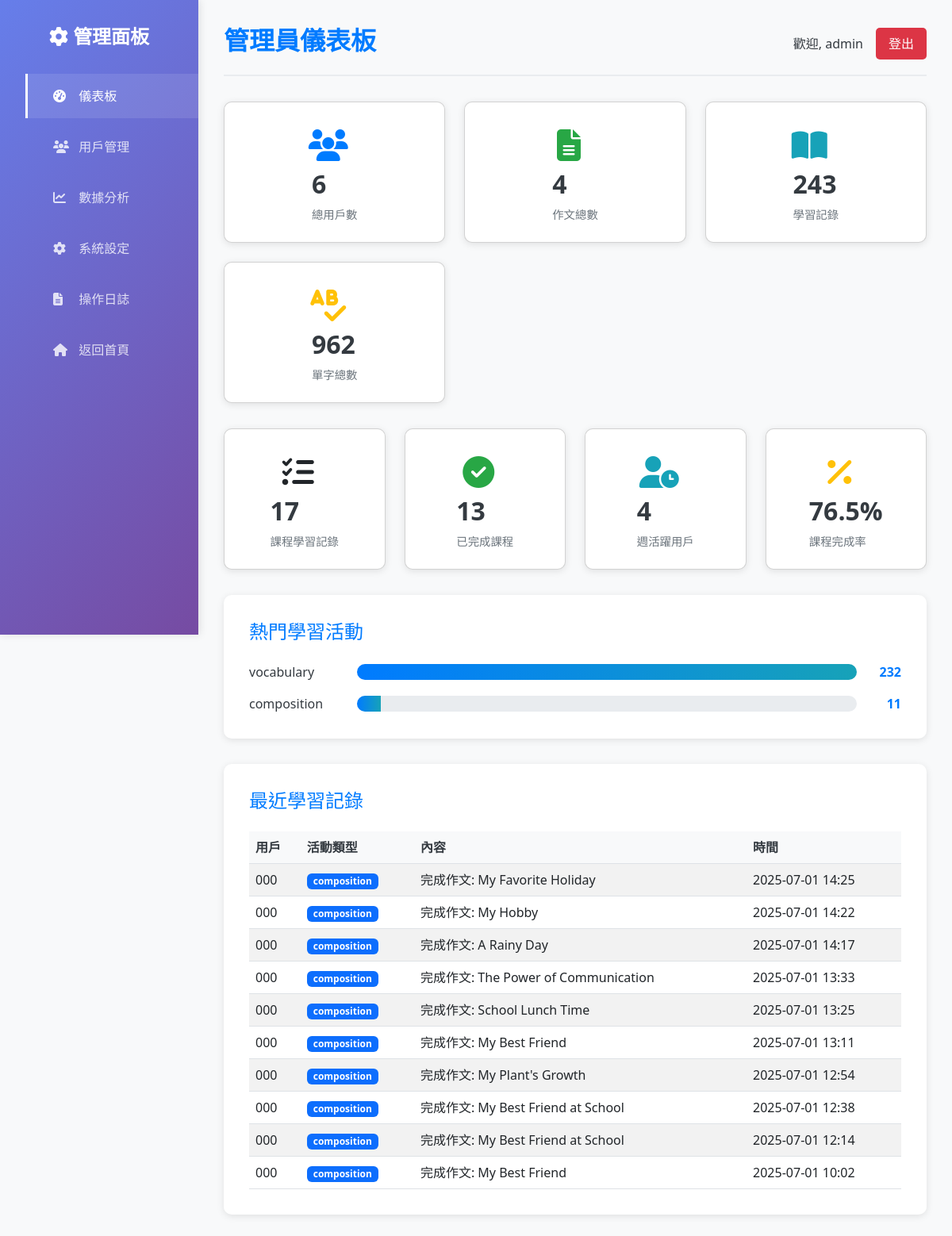
The app's page /admin/dashboard (signed in), older data.
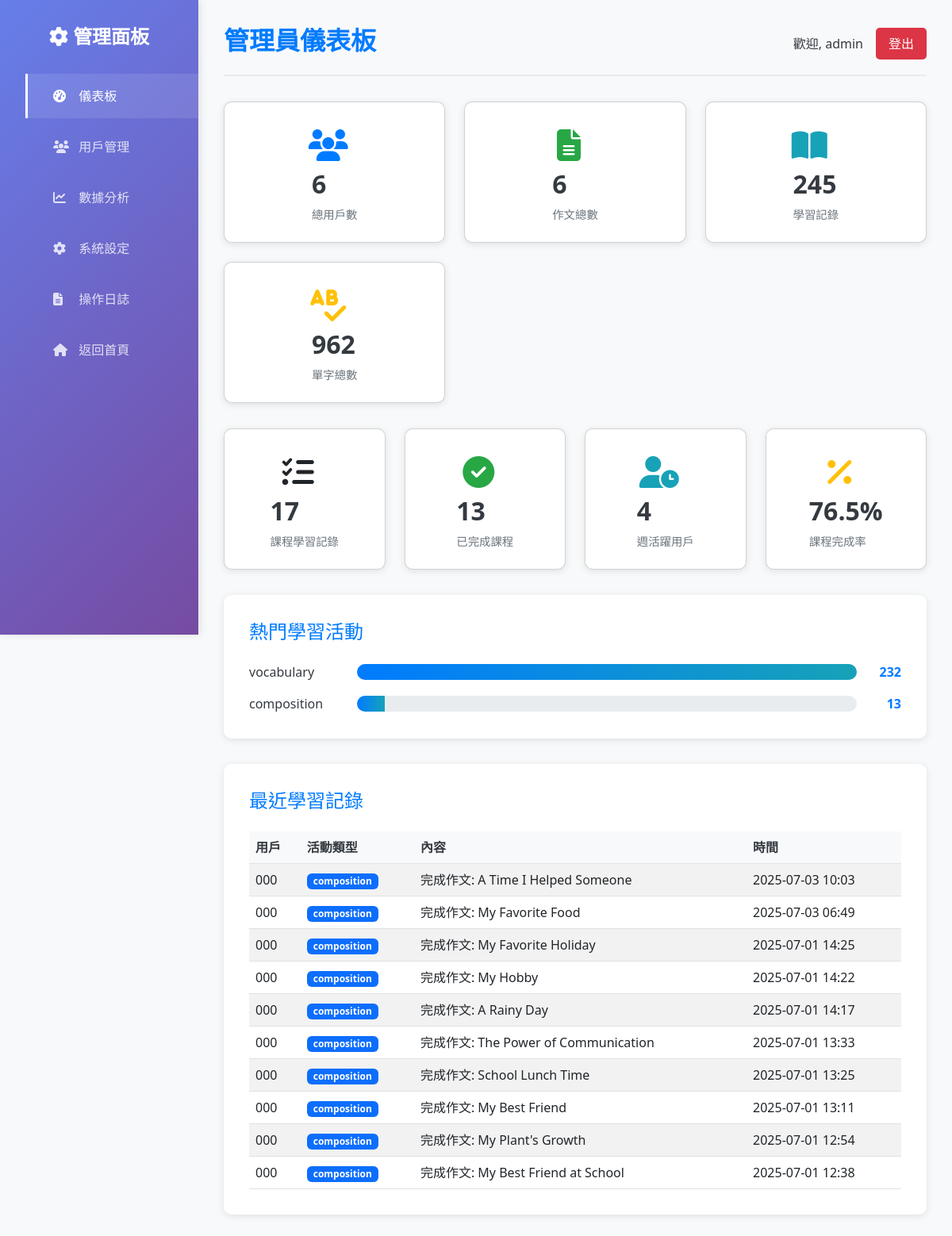
The same page, newer data.
### models.py (models this page shows, shortened)
class LearningRecord(db.Model):
    __tablename__ = 'learning_records'
    id = db.Column(db.Integer, primary_key=True)
    user_id = db.Column(db.Integer, db.ForeignKey('users.id'), nullable=False)
    activity_type = db.Column(db.String(50), nullable=False) # e.g., 'translation', 'composition', 'vocabulary'
    content = db.Column(db.Text, nullable=False)
    timestamp = db.Column(db.DateTime, default=datetime.utcnow)
    user = db.relationship('User', backref=db.backref('learning_records', lazy=True))

class User(db.Model, UserMixin):
    __tablename__ = 'users'
    id = db.Column(db.Integer, primary_key=True)
    username = db.Column(db.String(80), unique=True, nullable=False)
    email = db.Column(db.String(120), unique=True, nullable=False)
    password_hash = db.Column(db.String(256), nullable=False)
    role = db.Column(db.String(20), nullable=False, default='user') # 'user' or 'admin'
    created_at = db.Column(db.DateTime, default=datetime.utcnow)

### admin.py (the view)
@admin_bp.route('/dashboard')
@admin_required
def dashboard():
    total_users = User.query.count()
    total_compositions = Composition.query.count()
    total_learning_records = LearningRecord.query.count()
    total_vocabulary = Vocabulary.query.count()
    total_lesson_progress = LessonProgress.query.count()
    completed_lessons = LessonProgress.query.filter_by(is_completed=True).count()
    week_ago = datetime.utcnow() - timedelta(days=7)
    active_users_week = User.query.join(LearningRecord).filter(
        LearningRecord.timestamp >= week_ago
    ).distinct().count()
    popular_activities = db.session.query(
        LearningRecord.activity_type,
        func.count(LearningRecord.id).label('count')
    ).group_by(LearningRecord.activity_type).order_by(
        func.count(LearningRecord.id).desc()
    ).limit(5).all()
    recent_records = LearningRecord.query.order_by(
        LearningRecord.timestamp.desc()
    ).limit(10).all()
    stats = {
        'total_users': total_users,
        'total_compositions': total_compositions,
        'total_learning_records': total_learning_records,
        'total_vocabulary': total_vocabulary,
        'total_lesson_progress': total_lesson_progress,
        'completed_lessons': completed_lessons,
        'active_users_week': active_users_week,
        'popular_activities': popular_activities,
        'recent_records': recent_records
    }
    log_admin_action("Viewed admin dashboard")
    return render_template('admin_dashboard.html', stats=stats)

### admin.py (called while the page is built)
def admin_required(f):
    @wraps(f)
    @login_required
    def decorated_function(*args, **kwargs):
        if current_user.role != 'admin':
            abort(403)
        return f(*args, **kwargs)
    return decorated_function

def log_admin_action(action):
    admin_log = AdminLog(
        admin_id=current_user.id,
        action=action,
        timestamp=datetime.utcnow()
    )
    db.session.add(admin_log)
    db.session.commit()

### app.py (called while the page is built)
@login_manager.user_loader
def load_user(user_id):
    return db.session.get(User, int(user_id))

### templates/admin_dashboard.html (shortened to what the changed rows need)
<!DOCTYPE html>
<html lang="zh-Hant">
<head>
    <link rel="stylesheet" href="https://cdnjs.cloudflare.com/ajax/libs/font-awesome/6.4.2/css/all.min.css">
    <link rel="stylesheet" href="https://cdnjs.cloudflare.com/ajax/libs/bootstrap/5.3.0/css/bootstrap.min.css">
    <link rel="stylesheet" href="{{ url_for('static', filename='css/admin.css') }}">
</head>
<body>
    <div class="admin-container">
        <aside class="sidebar">
            <h2><i class="fas fa-cog"></i> 管理面板</h2>
        </aside>
        <main class="main-content">
            <header class="header">
                <h1>管理員儀表板</h1>
            </header>
            <section class="stats-cards">
                <div class="card compositions">
                    <div class="card-info">
                        <h3>{{ stats.total_compositions }}</h3>
                        <p>作文總數</p>
                    </div>
                </div>
                <div class="card records">
                    <div class="card-info">
                        <h3>{{ stats.total_learning_records }}</h3>
                        <p>學習記錄</p>
                    </div>
                </div>
            </section>
            <section class="popular-activities">
                <h2>熱門學習活動</h2>
                <div class="activity-chart">
                    {% for activity in stats.popular_activities %}
                    <div class="activity-item">
                        <span class="activity-name">{{ activity[0] }}</span>
                        <div class="activity-bar">
                            <div class="activity-fill" style="width: {{ (activity[1] / stats.popular_activities[0][1] * 100) if stats.popular_activities else 0 }}%"></div>
                        </div>
                        <span class="activity-count">{{ activity[1] }}</span>
                    </div>
                    {% endfor %}
                </div>
            </section>
            <section class="recent-records">
                <h2>最近學習記錄</h2>
                <div class="table-responsive">
                    <table class="table table-striped">
                        <thead>
                            <tr>
                                <th>用戶</th>
                                <th>活動類型</th>
                                <th>內容</th>
                                <th>時間</th>
                            </tr>
                        </thead>
                        <tbody>
                            {% for record in stats.recent_records %}
                            <tr>
                                <td>{{ record.user.username }}</td>
                                <td>
                                    <span class="badge bg-primary">{{ record.activity_type }}</span>
                                </td>
                                <td>{{ record.content[:50] }}{% if record.content|length > 50 %}...{% endif %}</td>
                                <td>{{ record.timestamp.strftime('%Y-%m-%d %H:%M') }}</td>
                            </tr>
                            {% endfor %}
                        </tbody>
                    </table>
                </div>
            </section>
        </main>
    </div>
</body>
</html>

Row changes from the older to the newer data that the page shows:
no longer on this page (row unchanged): LearningRecord: user.username "000", activity_type "composition", content "完成作文: My Best Friend at School", timestamp "2025-07-01 12:14"
no longer on this page (row unchanged): LearningRecord: user.username "000", activity_type "composition", content "完成作文: My Best Friend", timestamp "2025-07-01 10:02"
added LearningRecord: user.username "000", activity_type "composition", content "完成作文: A Time I Helped Someone", timestamp "2025-07-03 10:03"
added LearningRecord: user.username "000", activity_type "composition", content "完成作文: My Favorite Food", timestamp "2025-07-03 06:49"
Text that changed along with them:
{{ stats.total_compositions }}: "4" → "6"
{{ stats.total_learning_records }}: "243" → "245"
new list line: "composition 13"
list line gone: "composition 11"
